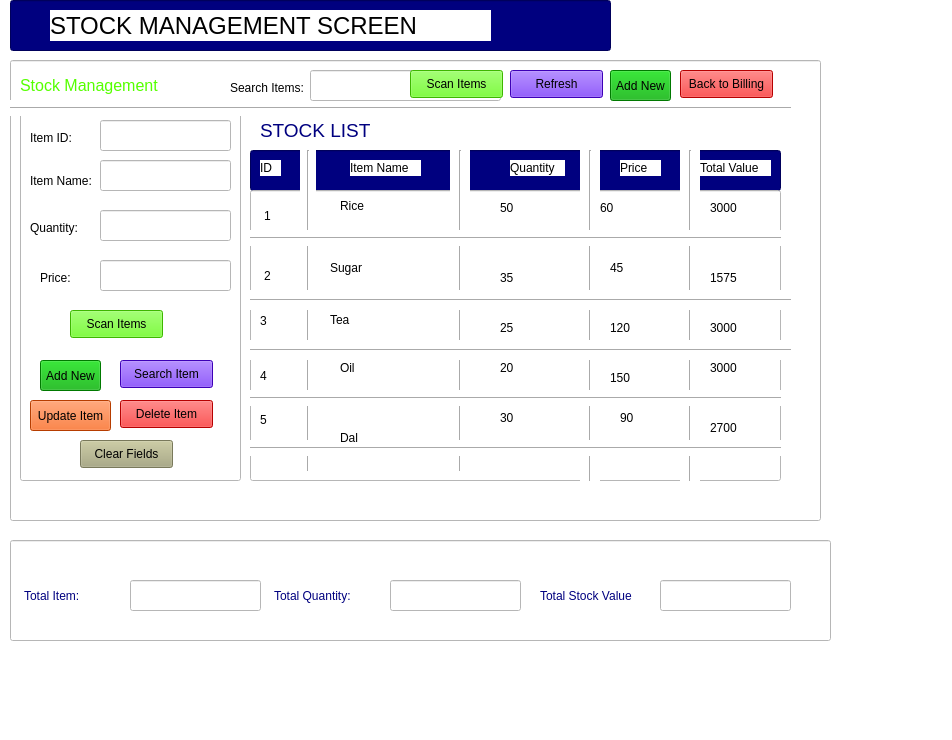
<?xml version="1.0" encoding="UTF-8"?>
<ui version="4.0">
 <class>MainWindow</class>
 <widget class="QMainWindow" name="MainWindow">
  <property name="geometry">
   <rect>
    <x>0</x>
    <y>0</y>
    <width>952</width>
    <height>740</height>
   </rect>
  </property>
  <property name="windowTitle">
   <string>MainWindow</string>
  </property>
  <property name="styleSheet">
   <string notr="true">background-color: rgb(255, 255, 255);</string>
  </property>
  <widget class="QWidget" name="centralwidget">
   <widget class="QLineEdit" name="lineEdit">
    <property name="geometry">
     <rect>
      <x>10</x>
      <y>0</y>
      <width>601</width>
      <height>51</height>
     </rect>
    </property>
    <property name="styleSheet">
     <string notr="true">background-color: rgb(0, 0, 127);</string>
    </property>
   </widget>
   <widget class="QLabel" name="label">
    <property name="geometry">
     <rect>
      <x>50</x>
      <y>10</y>
      <width>441</width>
      <height>31</height>
     </rect>
    </property>
    <property name="font">
     <font>
      <pointsize>18</pointsize>
     </font>
    </property>
    <property name="text">
     <string>STOCK MANAGEMENT SCREEN</string>
    </property>
   </widget>
   <widget class="QLineEdit" name="lineEdit_3">
    <property name="geometry">
     <rect>
      <x>10</x>
      <y>60</y>
      <width>811</width>
      <height>461</height>
     </rect>
    </property>
    <property name="styleSheet">
     <string notr="true">background-color: rgb(0, 0, 255);
background-color: rgb(0, 170, 255);
background-color: rgb(255, 255, 255);</string>
    </property>
   </widget>
   <widget class="QLineEdit" name="lineEdit_4">
    <property name="geometry">
     <rect>
      <x>20</x>
      <y>110</y>
      <width>221</width>
      <height>371</height>
     </rect>
    </property>
    <property name="styleSheet">
     <string notr="true">background-color: rgb(0, 0, 255);
background-color: rgb(0, 170, 255);
background-color: rgb(255, 255, 255);</string>
    </property>
   </widget>
   <widget class="QLabel" name="label_2">
    <property name="geometry">
     <rect>
      <x>20</x>
      <y>70</y>
      <width>181</width>
      <height>31</height>
     </rect>
    </property>
    <property name="font">
     <font>
      <pointsize>12</pointsize>
     </font>
    </property>
    <property name="styleSheet">
     <string notr="true">color: rgb(85, 255, 0);</string>
    </property>
    <property name="text">
     <string>Stock Management</string>
    </property>
   </widget>
   <widget class="Line" name="line">
    <property name="geometry">
     <rect>
      <x>10</x>
      <y>100</y>
      <width>781</width>
      <height>16</height>
     </rect>
    </property>
    <property name="orientation">
     <enum>Qt::Horizontal</enum>
    </property>
   </widget>
   <widget class="QLabel" name="label_3">
    <property name="geometry">
     <rect>
      <x>30</x>
      <y>170</y>
      <width>71</width>
      <height>21</height>
     </rect>
    </property>
    <property name="text">
     <string>Item Name:</string>
    </property>
   </widget>
   <widget class="QLineEdit" name="lineEdit_5">
    <property name="geometry">
     <rect>
      <x>100</x>
      <y>160</y>
      <width>131</width>
      <height>31</height>
     </rect>
    </property>
    <property name="styleSheet">
     <string notr="true">background-color: rgb(0, 0, 255);
background-color: rgb(0, 170, 255);
background-color: rgb(255, 255, 255);</string>
    </property>
   </widget>
   <widget class="QLabel" name="label_4">
    <property name="geometry">
     <rect>
      <x>30</x>
      <y>220</y>
      <width>55</width>
      <height>16</height>
     </rect>
    </property>
    <property name="text">
     <string>Quantity:</string>
    </property>
   </widget>
   <widget class="QLineEdit" name="lineEdit_6">
    <property name="geometry">
     <rect>
      <x>100</x>
      <y>210</y>
      <width>131</width>
      <height>31</height>
     </rect>
    </property>
    <property name="styleSheet">
     <string notr="true">background-color: rgb(0, 0, 255);
background-color: rgb(0, 170, 255);
background-color: rgb(255, 255, 255);</string>
    </property>
   </widget>
   <widget class="QLabel" name="label_5">
    <property name="geometry">
     <rect>
      <x>40</x>
      <y>270</y>
      <width>55</width>
      <height>16</height>
     </rect>
    </property>
    <property name="text">
     <string>Price:</string>
    </property>
   </widget>
   <widget class="QLineEdit" name="lineEdit_7">
    <property name="geometry">
     <rect>
      <x>100</x>
      <y>260</y>
      <width>131</width>
      <height>31</height>
     </rect>
    </property>
    <property name="styleSheet">
     <string notr="true">background-color: rgb(0, 0, 255);
background-color: rgb(0, 170, 255);
background-color: rgb(255, 255, 255);</string>
    </property>
   </widget>
   <widget class="QPushButton" name="pushButton">
    <property name="geometry">
     <rect>
      <x>70</x>
      <y>310</y>
      <width>93</width>
      <height>28</height>
     </rect>
    </property>
    <property name="styleSheet">
     <string notr="true">background-color: rgb(85, 255, 0);</string>
    </property>
    <property name="text">
     <string>Scan Items</string>
    </property>
   </widget>
   <widget class="QLabel" name="label_6">
    <property name="geometry">
     <rect>
      <x>230</x>
      <y>80</y>
      <width>81</width>
      <height>16</height>
     </rect>
    </property>
    <property name="text">
     <string>Search Items:</string>
    </property>
   </widget>
   <widget class="QLineEdit" name="lineEdit_8">
    <property name="geometry">
     <rect>
      <x>310</x>
      <y>70</y>
      <width>191</width>
      <height>31</height>
     </rect>
    </property>
    <property name="styleSheet">
     <string notr="true">background-color: rgb(0, 0, 255);
background-color: rgb(0, 170, 255);
background-color: rgb(255, 255, 255);</string>
    </property>
   </widget>
   <widget class="QPushButton" name="pushButton_2">
    <property name="geometry">
     <rect>
      <x>410</x>
      <y>70</y>
      <width>93</width>
      <height>28</height>
     </rect>
    </property>
    <property name="styleSheet">
     <string notr="true">background-color: rgb(85, 255, 0);</string>
    </property>
    <property name="text">
     <string>Scan Items</string>
    </property>
   </widget>
   <widget class="QPushButton" name="pushButton_3">
    <property name="geometry">
     <rect>
      <x>510</x>
      <y>70</y>
      <width>93</width>
      <height>28</height>
     </rect>
    </property>
    <property name="styleSheet">
     <string notr="true">background-color: rgb(85, 0, 255);</string>
    </property>
    <property name="text">
     <string>Refresh</string>
    </property>
   </widget>
   <widget class="QPushButton" name="pushButton_4">
    <property name="geometry">
     <rect>
      <x>610</x>
      <y>70</y>
      <width>61</width>
      <height>31</height>
     </rect>
    </property>
    <property name="styleSheet">
     <string notr="true">background-color: rgb(0, 170, 0);</string>
    </property>
    <property name="text">
     <string>Add New</string>
    </property>
   </widget>
   <widget class="QPushButton" name="pushButton_5">
    <property name="geometry">
     <rect>
      <x>680</x>
      <y>70</y>
      <width>93</width>
      <height>28</height>
     </rect>
    </property>
    <property name="styleSheet">
     <string notr="true">background-color: rgb(255, 0, 0);</string>
    </property>
    <property name="text">
     <string>Back to Billing</string>
    </property>
   </widget>
   <widget class="QLineEdit" name="lineEdit_9">
    <property name="geometry">
     <rect>
      <x>250</x>
      <y>150</y>
      <width>531</width>
      <height>41</height>
     </rect>
    </property>
    <property name="styleSheet">
     <string notr="true">background-color: rgb(0, 0, 127);</string>
    </property>
   </widget>
   <widget class="QLabel" name="label_7">
    <property name="geometry">
     <rect>
      <x>260</x>
      <y>120</y>
      <width>131</width>
      <height>21</height>
     </rect>
    </property>
    <property name="font">
     <font>
      <pointsize>14</pointsize>
     </font>
    </property>
    <property name="styleSheet">
     <string notr="true">color: rgb(0, 0, 127);</string>
    </property>
    <property name="text">
     <string>STOCK LIST</string>
    </property>
   </widget>
   <widget class="QLineEdit" name="lineEdit_10">
    <property name="geometry">
     <rect>
      <x>250</x>
      <y>190</y>
      <width>531</width>
      <height>291</height>
     </rect>
    </property>
    <property name="styleSheet">
     <string notr="true">background-color: rgb(0, 0, 255);
background-color: rgb(0, 170, 255);
background-color: rgb(255, 255, 255);</string>
    </property>
   </widget>
   <widget class="QLabel" name="label_8">
    <property name="geometry">
     <rect>
      <x>260</x>
      <y>160</y>
      <width>21</width>
      <height>16</height>
     </rect>
    </property>
    <property name="text">
     <string>ID</string>
    </property>
   </widget>
   <widget class="QLabel" name="label_9">
    <property name="geometry">
     <rect>
      <x>350</x>
      <y>160</y>
      <width>71</width>
      <height>16</height>
     </rect>
    </property>
    <property name="text">
     <string>Item Name</string>
    </property>
   </widget>
   <widget class="QLabel" name="label_10">
    <property name="geometry">
     <rect>
      <x>510</x>
      <y>160</y>
      <width>55</width>
      <height>16</height>
     </rect>
    </property>
    <property name="text">
     <string>Quantity</string>
    </property>
   </widget>
   <widget class="QLabel" name="label_11">
    <property name="geometry">
     <rect>
      <x>620</x>
      <y>160</y>
      <width>41</width>
      <height>16</height>
     </rect>
    </property>
    <property name="text">
     <string>Price</string>
    </property>
   </widget>
   <widget class="QLabel" name="label_12">
    <property name="geometry">
     <rect>
      <x>700</x>
      <y>160</y>
      <width>71</width>
      <height>16</height>
     </rect>
    </property>
    <property name="text">
     <string>Total Value</string>
    </property>
   </widget>
   <widget class="Line" name="line_2">
    <property name="geometry">
     <rect>
      <x>300</x>
      <y>150</y>
      <width>16</width>
      <height>321</height>
     </rect>
    </property>
    <property name="orientation">
     <enum>Qt::Vertical</enum>
    </property>
   </widget>
   <widget class="Line" name="line_3">
    <property name="geometry">
     <rect>
      <x>450</x>
      <y>150</y>
      <width>20</width>
      <height>321</height>
     </rect>
    </property>
    <property name="orientation">
     <enum>Qt::Vertical</enum>
    </property>
   </widget>
   <widget class="Line" name="line_4">
    <property name="geometry">
     <rect>
      <x>580</x>
      <y>150</y>
      <width>20</width>
      <height>331</height>
     </rect>
    </property>
    <property name="orientation">
     <enum>Qt::Vertical</enum>
    </property>
   </widget>
   <widget class="Line" name="line_5">
    <property name="geometry">
     <rect>
      <x>680</x>
      <y>150</y>
      <width>20</width>
      <height>331</height>
     </rect>
    </property>
    <property name="orientation">
     <enum>Qt::Vertical</enum>
    </property>
   </widget>
   <widget class="Line" name="line_6">
    <property name="geometry">
     <rect>
      <x>250</x>
      <y>230</y>
      <width>531</width>
      <height>16</height>
     </rect>
    </property>
    <property name="orientation">
     <enum>Qt::Horizontal</enum>
    </property>
   </widget>
   <widget class="Line" name="line_7">
    <property name="geometry">
     <rect>
      <x>250</x>
      <y>290</y>
      <width>541</width>
      <height>20</height>
     </rect>
    </property>
    <property name="orientation">
     <enum>Qt::Horizontal</enum>
    </property>
   </widget>
   <widget class="Line" name="line_8">
    <property name="geometry">
     <rect>
      <x>250</x>
      <y>340</y>
      <width>541</width>
      <height>20</height>
     </rect>
    </property>
    <property name="orientation">
     <enum>Qt::Horizontal</enum>
    </property>
   </widget>
   <widget class="Line" name="line_9">
    <property name="geometry">
     <rect>
      <x>250</x>
      <y>390</y>
      <width>531</width>
      <height>16</height>
     </rect>
    </property>
    <property name="orientation">
     <enum>Qt::Horizontal</enum>
    </property>
   </widget>
   <widget class="Line" name="line_10">
    <property name="geometry">
     <rect>
      <x>250</x>
      <y>440</y>
      <width>531</width>
      <height>16</height>
     </rect>
    </property>
    <property name="orientation">
     <enum>Qt::Horizontal</enum>
    </property>
   </widget>
   <widget class="QPushButton" name="pushButton_6">
    <property name="geometry">
     <rect>
      <x>40</x>
      <y>360</y>
      <width>61</width>
      <height>31</height>
     </rect>
    </property>
    <property name="styleSheet">
     <string notr="true">background-color: rgb(0, 170, 0);</string>
    </property>
    <property name="text">
     <string>Add New</string>
    </property>
   </widget>
   <widget class="QPushButton" name="pushButton_7">
    <property name="geometry">
     <rect>
      <x>120</x>
      <y>360</y>
      <width>93</width>
      <height>28</height>
     </rect>
    </property>
    <property name="styleSheet">
     <string notr="true">background-color: rgb(85, 0, 255);</string>
    </property>
    <property name="text">
     <string>Search Item</string>
    </property>
   </widget>
   <widget class="QPushButton" name="pushButton_8">
    <property name="geometry">
     <rect>
      <x>120</x>
      <y>400</y>
      <width>93</width>
      <height>28</height>
     </rect>
    </property>
    <property name="styleSheet">
     <string notr="true">background-color: rgb(255, 0, 0);</string>
    </property>
    <property name="text">
     <string>Delete Item</string>
    </property>
   </widget>
   <widget class="QPushButton" name="pushButton_9">
    <property name="geometry">
     <rect>
      <x>30</x>
      <y>400</y>
      <width>81</width>
      <height>31</height>
     </rect>
    </property>
    <property name="styleSheet">
     <string notr="true">background-color: rgb(255, 85, 0);</string>
    </property>
    <property name="text">
     <string>Update Item</string>
    </property>
   </widget>
   <widget class="QPushButton" name="pushButton_10">
    <property name="geometry">
     <rect>
      <x>80</x>
      <y>440</y>
      <width>93</width>
      <height>28</height>
     </rect>
    </property>
    <property name="styleSheet">
     <string notr="true">background-color: rgb(170, 170, 127);</string>
    </property>
    <property name="text">
     <string>Clear Fields</string>
    </property>
   </widget>
   <widget class="QLineEdit" name="lineEdit_11">
    <property name="geometry">
     <rect>
      <x>100</x>
      <y>120</y>
      <width>131</width>
      <height>31</height>
     </rect>
    </property>
    <property name="styleSheet">
     <string notr="true">background-color: rgb(0, 0, 255);
background-color: rgb(0, 170, 255);
background-color: rgb(255, 255, 255);</string>
    </property>
   </widget>
   <widget class="QLabel" name="label_13">
    <property name="geometry">
     <rect>
      <x>30</x>
      <y>130</y>
      <width>55</width>
      <height>16</height>
     </rect>
    </property>
    <property name="text">
     <string>Item ID:</string>
    </property>
   </widget>
   <widget class="QLineEdit" name="lineEdit_12">
    <property name="geometry">
     <rect>
      <x>10</x>
      <y>540</y>
      <width>821</width>
      <height>101</height>
     </rect>
    </property>
    <property name="styleSheet">
     <string notr="true">background-color: rgb(0, 0, 255);
background-color: rgb(0, 170, 255);
background-color: rgb(255, 255, 255);</string>
    </property>
   </widget>
   <widget class="QLabel" name="label_14">
    <property name="geometry">
     <rect>
      <x>24</x>
      <y>586</y>
      <width>71</width>
      <height>20</height>
     </rect>
    </property>
    <property name="styleSheet">
     <string notr="true">color: rgb(0, 0, 127);</string>
    </property>
    <property name="text">
     <string>Total Item:</string>
    </property>
   </widget>
   <widget class="QLabel" name="label_15">
    <property name="geometry">
     <rect>
      <x>274</x>
      <y>586</y>
      <width>91</width>
      <height>20</height>
     </rect>
    </property>
    <property name="styleSheet">
     <string notr="true">color: rgb(0, 0, 127);</string>
    </property>
    <property name="text">
     <string>Total Quantity:</string>
    </property>
   </widget>
   <widget class="QLabel" name="label_16">
    <property name="geometry">
     <rect>
      <x>540</x>
      <y>580</y>
      <width>111</width>
      <height>31</height>
     </rect>
    </property>
    <property name="styleSheet">
     <string notr="true">color: rgb(0, 0, 127);</string>
    </property>
    <property name="text">
     <string>Total Stock Value</string>
    </property>
   </widget>
   <widget class="QLineEdit" name="lineEdit_13">
    <property name="geometry">
     <rect>
      <x>130</x>
      <y>580</y>
      <width>131</width>
      <height>31</height>
     </rect>
    </property>
    <property name="styleSheet">
     <string notr="true">background-color: rgb(0, 0, 255);
background-color: rgb(0, 170, 255);
background-color: rgb(255, 255, 255);</string>
    </property>
   </widget>
   <widget class="QLineEdit" name="lineEdit_14">
    <property name="geometry">
     <rect>
      <x>390</x>
      <y>580</y>
      <width>131</width>
      <height>31</height>
     </rect>
    </property>
    <property name="styleSheet">
     <string notr="true">background-color: rgb(0, 0, 255);
background-color: rgb(0, 170, 255);
background-color: rgb(255, 255, 255);</string>
    </property>
   </widget>
   <widget class="QLineEdit" name="lineEdit_15">
    <property name="geometry">
     <rect>
      <x>660</x>
      <y>580</y>
      <width>131</width>
      <height>31</height>
     </rect>
    </property>
    <property name="styleSheet">
     <string notr="true">background-color: rgb(0, 0, 255);
background-color: rgb(0, 170, 255);
background-color: rgb(255, 255, 255);</string>
    </property>
   </widget>
   <widget class="QLabel" name="label_17">
    <property name="geometry">
     <rect>
      <x>264</x>
      <y>206</y>
      <width>31</width>
      <height>20</height>
     </rect>
    </property>
    <property name="text">
     <string>1</string>
    </property>
   </widget>
   <widget class="QLabel" name="label_18">
    <property name="geometry">
     <rect>
      <x>264</x>
      <y>265</y>
      <width>31</width>
      <height>21</height>
     </rect>
    </property>
    <property name="text">
     <string>2</string>
    </property>
   </widget>
   <widget class="QLabel" name="label_19">
    <property name="geometry">
     <rect>
      <x>260</x>
      <y>310</y>
      <width>21</width>
      <height>21</height>
     </rect>
    </property>
    <property name="text">
     <string>3</string>
    </property>
   </widget>
   <widget class="QLabel" name="label_20">
    <property name="geometry">
     <rect>
      <x>260</x>
      <y>366</y>
      <width>21</width>
      <height>20</height>
     </rect>
    </property>
    <property name="text">
     <string>4</string>
    </property>
   </widget>
   <widget class="QLabel" name="label_21">
    <property name="geometry">
     <rect>
      <x>260</x>
      <y>410</y>
      <width>21</width>
      <height>20</height>
     </rect>
    </property>
    <property name="text">
     <string>5</string>
    </property>
   </widget>
   <widget class="QLabel" name="label_22">
    <property name="geometry">
     <rect>
      <x>340</x>
      <y>196</y>
      <width>41</width>
      <height>20</height>
     </rect>
    </property>
    <property name="text">
     <string>Rice</string>
    </property>
   </widget>
   <widget class="QLabel" name="label_23">
    <property name="geometry">
     <rect>
      <x>330</x>
      <y>260</y>
      <width>55</width>
      <height>16</height>
     </rect>
    </property>
    <property name="text">
     <string>Sugar</string>
    </property>
   </widget>
   <widget class="QLabel" name="label_24">
    <property name="geometry">
     <rect>
      <x>330</x>
      <y>310</y>
      <width>31</width>
      <height>20</height>
     </rect>
    </property>
    <property name="text">
     <string>Tea</string>
    </property>
   </widget>
   <widget class="QLabel" name="label_25">
    <property name="geometry">
     <rect>
      <x>340</x>
      <y>360</y>
      <width>55</width>
      <height>16</height>
     </rect>
    </property>
    <property name="text">
     <string>Oil</string>
    </property>
   </widget>
   <widget class="QLabel" name="label_26">
    <property name="geometry">
     <rect>
      <x>340</x>
      <y>430</y>
      <width>55</width>
      <height>16</height>
     </rect>
    </property>
    <property name="text">
     <string>Dal</string>
    </property>
   </widget>
   <widget class="QLabel" name="label_27">
    <property name="geometry">
     <rect>
      <x>500</x>
      <y>200</y>
      <width>55</width>
      <height>16</height>
     </rect>
    </property>
    <property name="text">
     <string>50</string>
    </property>
   </widget>
   <widget class="QLabel" name="label_28">
    <property name="geometry">
     <rect>
      <x>500</x>
      <y>270</y>
      <width>55</width>
      <height>16</height>
     </rect>
    </property>
    <property name="text">
     <string>35</string>
    </property>
   </widget>
   <widget class="QLabel" name="label_29">
    <property name="geometry">
     <rect>
      <x>500</x>
      <y>320</y>
      <width>55</width>
      <height>16</height>
     </rect>
    </property>
    <property name="text">
     <string>25</string>
    </property>
   </widget>
   <widget class="QLabel" name="label_30">
    <property name="geometry">
     <rect>
      <x>500</x>
      <y>360</y>
      <width>55</width>
      <height>16</height>
     </rect>
    </property>
    <property name="text">
     <string>20</string>
    </property>
   </widget>
   <widget class="QLabel" name="label_31">
    <property name="geometry">
     <rect>
      <x>500</x>
      <y>410</y>
      <width>55</width>
      <height>16</height>
     </rect>
    </property>
    <property name="text">
     <string>30</string>
    </property>
   </widget>
   <widget class="QLabel" name="label_32">
    <property name="geometry">
     <rect>
      <x>600</x>
      <y>200</y>
      <width>55</width>
      <height>16</height>
     </rect>
    </property>
    <property name="text">
     <string>60</string>
    </property>
   </widget>
   <widget class="QLabel" name="label_33">
    <property name="geometry">
     <rect>
      <x>610</x>
      <y>260</y>
      <width>55</width>
      <height>16</height>
     </rect>
    </property>
    <property name="text">
     <string>45</string>
    </property>
   </widget>
   <widget class="QLabel" name="label_34">
    <property name="geometry">
     <rect>
      <x>610</x>
      <y>320</y>
      <width>55</width>
      <height>16</height>
     </rect>
    </property>
    <property name="text">
     <string>120</string>
    </property>
   </widget>
   <widget class="QLabel" name="label_37">
    <property name="geometry">
     <rect>
      <x>610</x>
      <y>370</y>
      <width>55</width>
      <height>16</height>
     </rect>
    </property>
    <property name="text">
     <string>150</string>
    </property>
   </widget>
   <widget class="QLabel" name="label_38">
    <property name="geometry">
     <rect>
      <x>620</x>
      <y>410</y>
      <width>55</width>
      <height>16</height>
     </rect>
    </property>
    <property name="text">
     <string>90</string>
    </property>
   </widget>
   <widget class="QLabel" name="label_39">
    <property name="geometry">
     <rect>
      <x>710</x>
      <y>200</y>
      <width>55</width>
      <height>16</height>
     </rect>
    </property>
    <property name="text">
     <string>3000</string>
    </property>
   </widget>
   <widget class="QLabel" name="label_40">
    <property name="geometry">
     <rect>
      <x>710</x>
      <y>270</y>
      <width>55</width>
      <height>16</height>
     </rect>
    </property>
    <property name="text">
     <string>1575</string>
    </property>
   </widget>
   <widget class="QLabel" name="label_41">
    <property name="geometry">
     <rect>
      <x>710</x>
      <y>320</y>
      <width>55</width>
      <height>16</height>
     </rect>
    </property>
    <property name="text">
     <string>3000</string>
    </property>
   </widget>
   <widget class="QLabel" name="label_42">
    <property name="geometry">
     <rect>
      <x>710</x>
      <y>360</y>
      <width>55</width>
      <height>16</height>
     </rect>
    </property>
    <property name="text">
     <string>3000</string>
    </property>
   </widget>
   <widget class="QLabel" name="label_43">
    <property name="geometry">
     <rect>
      <x>710</x>
      <y>420</y>
      <width>55</width>
      <height>16</height>
     </rect>
    </property>
    <property name="text">
     <string>2700</string>
    </property>
   </widget>
  </widget>
  <widget class="QMenuBar" name="menubar">
   <property name="geometry">
    <rect>
     <x>0</x>
     <y>0</y>
     <width>952</width>
     <height>26</height>
    </rect>
   </property>
  </widget>
  <widget class="QStatusBar" name="statusbar"/>
 </widget>
 <resources/>
 <connections/>
</ui>
